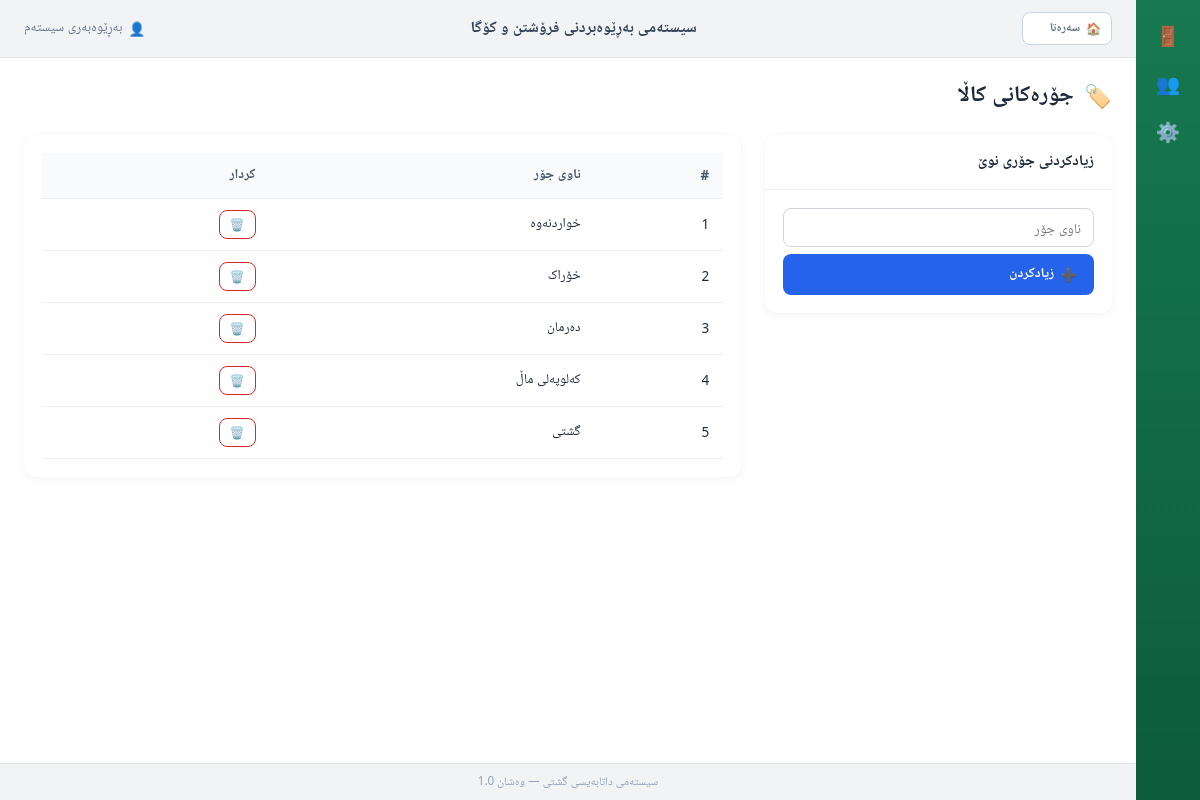
Page /categories (signed in) on the committed database.
### tables this page shows
CREATE TABLE categories (
            id INTEGER PRIMARY KEY AUTOINCREMENT,
            name TEXT UNIQUE NOT NULL
        );

### app.py (the view, shortened to what this page needs)
@app.route("/categories", methods=["GET", "POST"])
@login_required
def categories():
    conn = get_connection()
    cats = conn.execute("SELECT * FROM categories ORDER BY name").fetchall()
    conn.close()
    return render_template("categories.html", categories=cats)

### app.py (called while the page is built)
def login_required(f):
    @wraps(f)
    def wrapper(*args, **kwargs):
        if "user_id" not in session:
            return redirect(url_for("login"))
        return f(*args, **kwargs)
    return wrapper

@app.context_processor
def inject_user():
    return dict(current_user=session.get("fullname"), current_role=session.get("role"))

### database.py (called while the page is built)
def get_connection():
    conn = sqlite3.connect(DB_PATH)
    conn.row_factory = sqlite3.Row
    conn.execute("PRAGMA foreign_keys = ON")
    return conn

### templates/categories.html (shortened to what this page needs)
{% extends "base.html" %}
{% block content %}
<h2 class="page-title"><span class="icon">🏷️</span> جۆرەکانی کاڵا</h2>
<div class="row">
  <div class="col-md-4">
    <div class="card">
      <div class="card-header">زیادکردنی جۆری نوێ</div>
      <div class="card-body">
        <form method="POST">
          <input type="text" name="name" class="form-control mb-2" placeholder="ناوی جۆر" required>
          <button class="btn btn-primary w-100" type="submit"><span class="icon">➕</span> زیادکردن</button>
        </form>
      </div>
    </div>
  </div>
  <div class="col-md-8">
    <div class="card">
      <div class="card-body p-0">
        <table class="table mb-0">
          <thead><tr><th>#</th><th>ناوی جۆر</th><th>کردار</th></tr></thead>
          <tbody>
          {% for c in categories %}
            <tr>
              <td>{{ loop.index }}</td>
              <td>{{ c.name }}</td>
              <td><a href="{{ url_for('delete_category', cat_id=c.id) }}" class="btn btn-sm btn-outline-danger" onclick="return confirm('دڵنیای؟')"><span class="icon">🗑️</span></a></td>
            </tr>
          {% else %}
            <tr><td colspan="3" class="text-center text-muted py-3">هیچ جۆرێک نییە</td></tr>
          {% endfor %}
          </tbody>
        </table>
      </div>
    </div>
  </div>
</div>
{% endblock %}

### static/css/style.css (style rules this page uses)
* { box-sizing: border-box; font-family: "Segoe UI", Tahoma, Arial, "Noto Naskh Arabic", sans-serif; }
html, body { margin: 0; padding: 0; background-color: #f4f6f9; color: #1e293b; font-size: 15px; }
a { text-decoration: none; color: inherit; }
.icon { font-style: normal; display: inline-block; }
.w-100 { width: 100%; }
.mb-0 { margin-bottom: 0; }
.mb-2 { margin-bottom: 0.5rem; }
.p-0 { padding: 0; }
.row { display: flex; flex-wrap: wrap; margin: 0 -12px; }
.row > [class*="col-"] { padding: 0 12px; }
.col-md-4 { width: 33.3333%; }
.col-md-8 { width: 66.6667%; }
.page-title { margin-bottom: 20px; font-weight: 700; display: flex; align-items: center; gap: 10px; color: #1e293b; }
.card { border: none; border-radius: 12px; background: #fff; box-shadow: 0 2px 10px rgba(0,0,0,0.05); margin-bottom: 1rem; overflow: hidden; }
.card-header { background: #fff; border-bottom: 1px solid #eee; font-weight: 600; padding: 14px 18px; }
.card-body { padding: 18px; }
.btn { display: inline-flex; align-items: center; gap: 6px; padding: 8px 16px; border-radius: 8px; border: 1px solid transparent; font-size: 0.9rem; font-weight: 600; cursor: pointer; transition: 0.15s; }
.btn-sm { padding: 5px 10px; font-size: 0.8rem; }
.btn-primary { background: #2563eb; color: #fff; }
.btn-outline-danger { background: #fff; color: #dc2626; border-color: #dc2626; }
.form-control, .form-select { width: 100%; padding: 9px 12px; border: 1px solid #d1d5db; border-radius: 8px; font-size: 0.92rem; background: #fff; color: #1e293b; }
.table { width: 100%; border-collapse: collapse; }
.table th, .table td { padding: 11px 14px; text-align: right; border-bottom: 1px solid #eef0f3; font-size: 0.9rem; }
.table thead th { background: #f8fafc; font-weight: 700; color: #475569; }

### rows in the picture
categories: name "خواردنەوە"
categories: name "خۆراک"
categories: name "دەرمان"
categories: name "کەلوپەلی ماڵ"
categories: name "گشتی"

### other values in the picture
{{ current_user }} "بەڕێوەبەری سیستەم"
